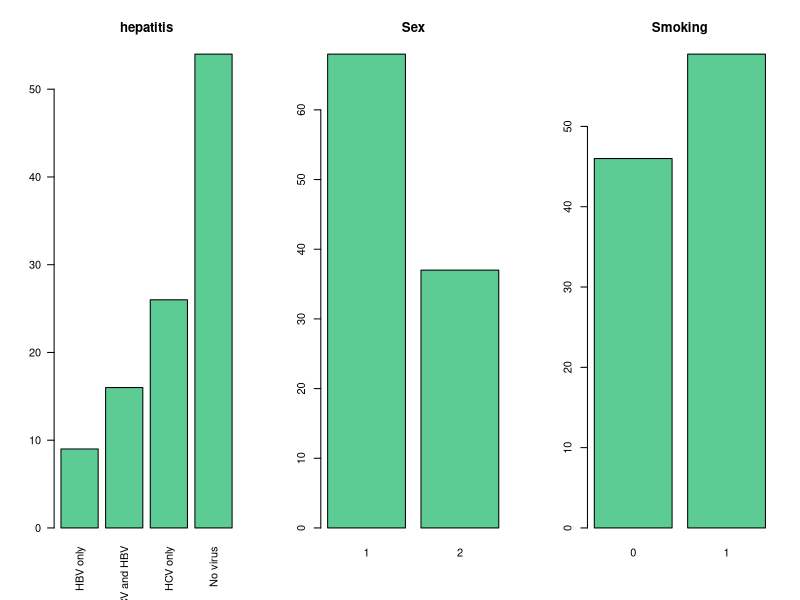
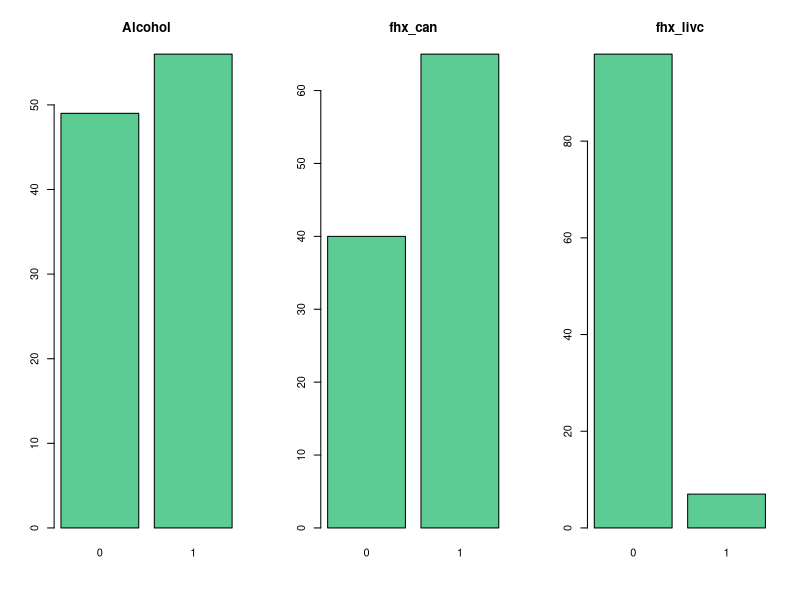
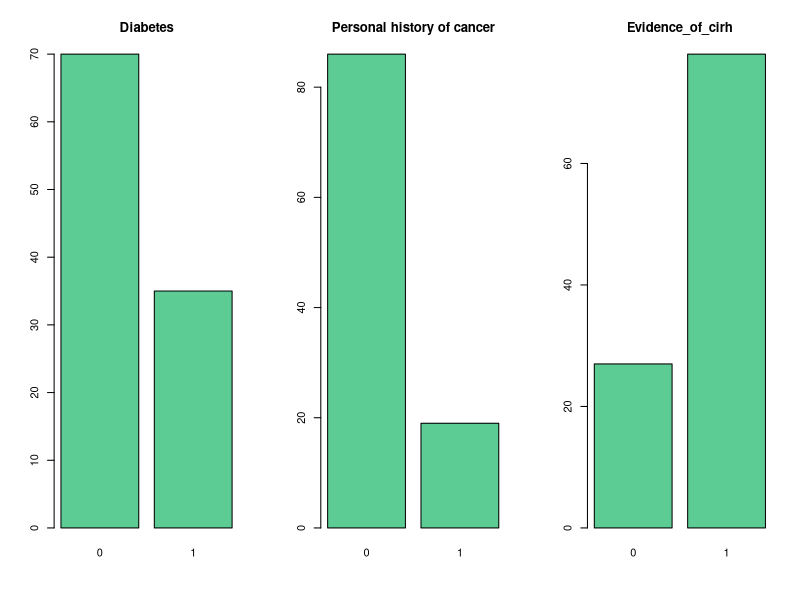
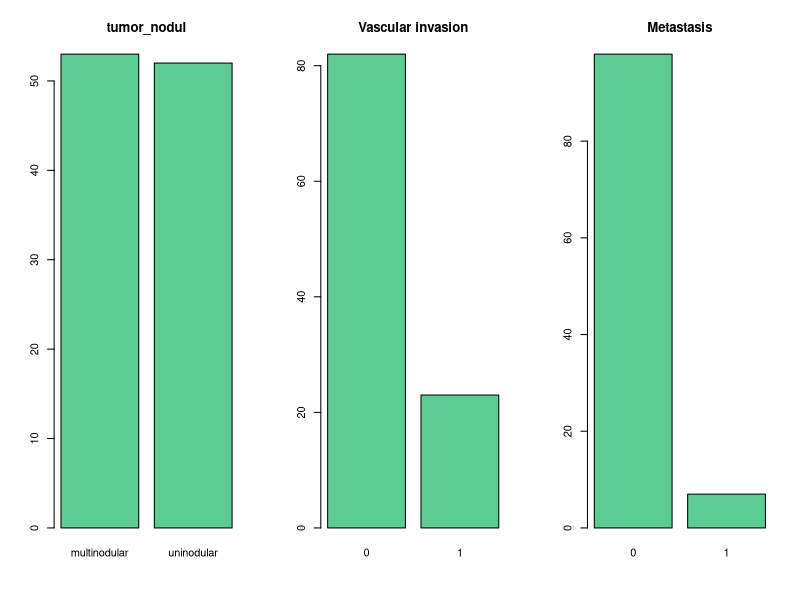
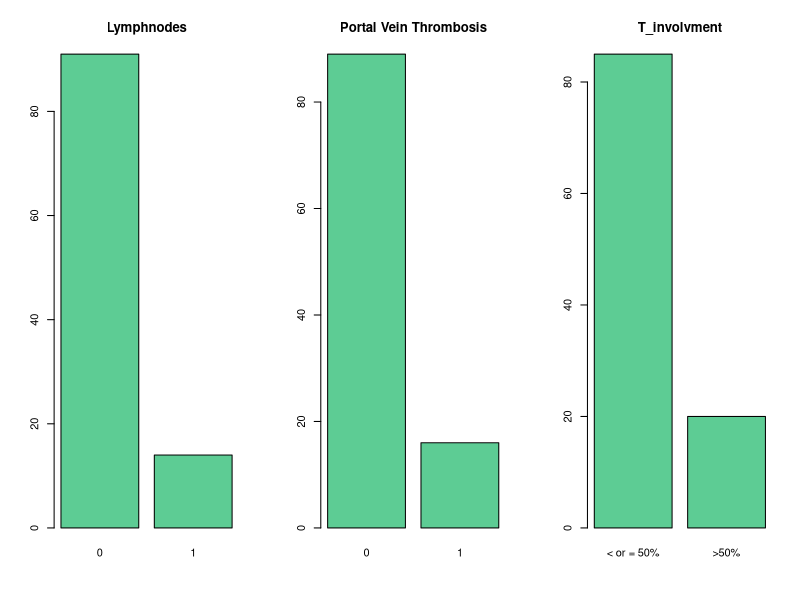

The R source for these figures, in order:
## ---- chunk 1
library(dplyr)
library(readxl)
## ---- chunk 2
colorTFG <- rgb(91, 200, 145, maxColorValue = 250)

## ---- chunk 3
clinical_data <- read_excel("clinical_data.xlsx")
## ---- chunk 4
clinical_data_p <- clinical_data %>% 
  select(TCIA_ID, OS, hepatitis, age, Sex, Smoking, Alcohol,
         fhx_can, fhx_livc, Diabetes, `Personal history of cancer`, Evidence_of_cirh,
         Tr_Size, tumor_nodul, `Vascular invasion`, Metastasis, Lymphnodes,
         `Portal Vein Thrombosis`, T_involvment, AFP)
## ---- chunk 5
clinical_data_p <- clinical_data_p %>% 
  select(-Tr_Size)
## ---- chunk 6
attach(clinical_data_p)

clinical_data_p_numeriques <- clinical_data_p %>% 
  select(age, AFP)
clinical_data_p_qual <- clinical_data_p %>% 
  select( hepatitis, Sex, Smoking, Alcohol,
         fhx_can, fhx_livc, Diabetes, `Personal history of cancer`, Evidence_of_cirh, 
         , tumor_nodul, `Vascular invasion`, Metastasis, Lymphnodes,
         `Portal Vein Thrombosis`, T_involvment)
## ---- chunk 7
cor(age, AFP)
## ---- chunk 8
par(mfrow = c(1, 3))  # Dividir el área de la gráfica en múltiples paneles

for (i in seq_along(names(clinical_data_p_qual))) {
  counts <- table(clinical_data_p_qual[[i]])
  if (i == 1) {
    barplot(counts, main = names(clinical_data_p_qual)[i], col = colorTFG, las = 2)
  } else {
    barplot(counts, main = names(clinical_data_p_qual)[i], col = colorTFG)
  }
}
## ---- chunk 9
clinical_data_p <- clinical_data_p %>% 
  select(-fhx_livc, -Metastasis, -Lymphnodes)
## ---- chunk 10
clinical_data_p$T_involvment <- as.factor(clinical_data_p$T_involvment)
levels(clinical_data_p$T_involvment) <- c(0,1)
clinical_data_p$tumor_nodul <- as.factor(clinical_data_p$tumor_nodul)
levels(clinical_data_p$tumor_nodul) <- c(1,0)
## ---- chunk 11
onehot <- model.matrix(~ . - 1, data = clinical_data_p[c("hepatitis")])
clinical_data_p <- cbind(clinical_data_p, onehot)
clinical_data_p <- clinical_data_p %>% 
  select(-hepatitis, -`hepatitisNo virus`, - `hepatitisHCV and HBV`)


names(clinical_data_p)[names(clinical_data_p) == "hepatitisHBV only"] <- "hepatitis_HBV"
names(clinical_data_p)[names(clinical_data_p) == "hepatitisHCV only"] <- "hepatitis_HCV"
names(clinical_data_p)[names(clinical_data_p) == "Personal history of cancer"] <- "Personal_history_cancer"
names(clinical_data_p)[names(clinical_data_p) == "Vascular invasion"] <- "hepatitis_HCV_HBV"
names(clinical_data_p)[names(clinical_data_p) == "Portal Vein Thrombosis"] <- "Portal_Vein_Thrombosis"
## ---- chunk 12
nombre_archivo <- "clinical_data_processed.csv"

write.csv(clinical_data_p, file = nombre_archivo, row.names = FALSE)
## ---- chunk 13
set.seed(2024)
train <- sample(1:nrow(clinical_data_p), 70)
test <- (-train)
clinical_data_p_train <- clinical_data_p[train,]
clinical_data_p_test <- clinical_data_p[test,]
## ---- chunk 14
nombre_archivo <- "clinical_data_processed_test.csv"

write.csv(clinical_data_p_test, file = nombre_archivo, row.names = FALSE)

nombre_archivo <- "clinical_data_processed_train.csv"

write.csv(clinical_data_p_train, file = nombre_archivo, row.names = FALSE)
